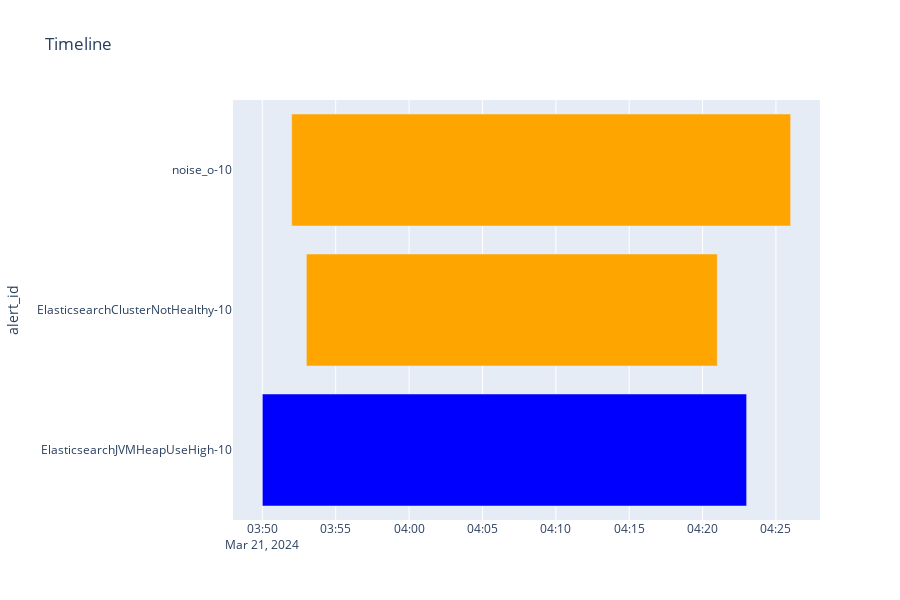

The notebook cell saved with this chart:
### Code cell
# Reduce the flapping by merging with positive threshold.
alerts_intervals_reduced_flap = alerts_intervals.merge_overlaps(
    threshold=timedelta(minutes=30)
)

fig_noflap = plot_alerts_timeline(
    alerts_intervals_reduced_flap.fmap(
        lambda df: df.query("instance_id == '10'")
    ),
    alert_id=alert_id,
    height=600
)

display(HTML("<h3>Without flapping</h3>"))
fig_noflap.show()

### Figure 1 — Plotly figure (JSON) as saved in the notebook; plotly's stock layout.template omitted (floating-point values rounded to 4 significant figures)
{"data": [{"alignmentgroup": "True", "base": ["2024-03-21T03:50:00+00:00"], "hovertemplate": "severity=info<br>start=%{base}<br>end=%{x}<br>alert_id=%{y}<extra></extra>", "legendgroup": "info", "marker": {"color": "blue", "pattern": {"shape": ""}}, "name": "info", "offsetgroup": "info", "orientation": "h", "showlegend": true, "textposition": "auto", "type": "bar", "width": 0.8, "x": [1980000], "xaxis": "x", "y": ["ElasticsearchJVMHeapUseHigh-10"], "yaxis": "y"}, {"alignmentgroup": "True", "base": ["2024-03-21T03:53:00+00:00", "2024-03-21T03:52:00+00:00"], "hovertemplate": "severity=warning<br>start=%{base}<br>end=%{x}<br>alert_id=%{y}<extra></extra>", "legendgroup": "warning", "marker": {"color": "orange", "pattern": {"shape": ""}}, "name": "warning", "offsetgroup": "warning", "orientation": "h", "showlegend": true, "textposition": "auto", "type": "bar", "width": 0.8, "x": [1680000, 2040000], "xaxis": "x", "y": ["ElasticsearchClusterNotHealthy-10", "noise_o-10"], "yaxis": "y"}], "layout": {"bargap": 0.1, "barmode": "overlay", "height": 600, "legend": {"title": {"text": "severity"}, "tracegroupgap": 0}, "showlegend": false, "title": {"text": "Timeline"}, "xaxis": {"anchor": "y", "domain": [0, 1], "type": "date"}, "yaxis": {"anchor": "x", "domain": [0, 1], "title": {"text": "alert_id"}}}}
